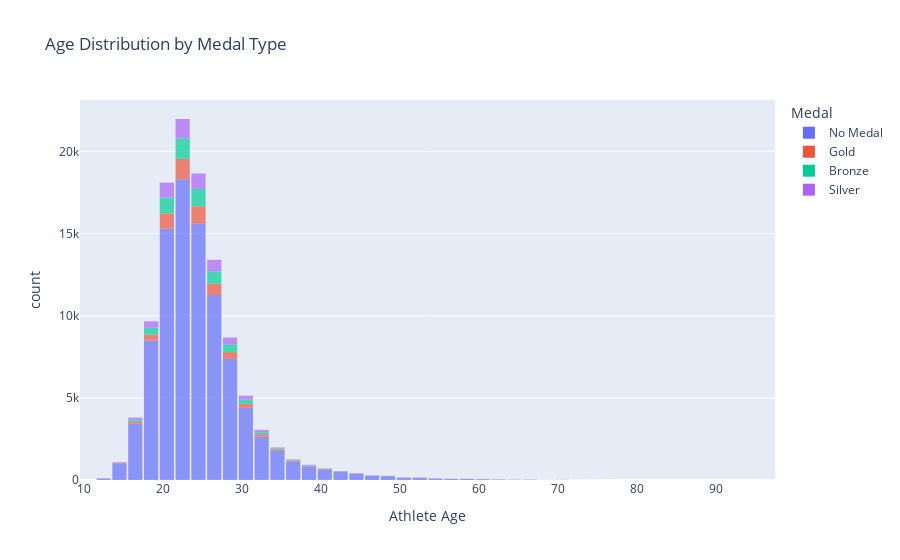

Notebook source saved alongside this figure:
### Code cell
import plotly.express as px
import pandas as pd

# Drop duplicates to get unique athletes
athlete_df = df.drop_duplicates(subset=['Name', 'region'])

# Add a column for Medal Type (Gold/Silver/Bronze/No Medal)
athlete_df['MedalType'] = athlete_df['Medal'].fillna('No Medal')

# Plot using Plotly Express with color split
fig = px.histogram(athlete_df, 
                   x='Age', 
                   color='MedalType',
                   nbins=50, 
                   title='Age Distribution by Medal Type',
                   labels={'Age': 'Athlete Age', 'MedalType': 'Medal'},
                   opacity=0.7)

fig.update_layout(bargap=0.1)
fig.show()

### Figure 1 — Plotly figure (JSON) as saved in the notebook; plotly's stock layout.template omitted (floating-point values rounded to 4 significant figures; data arrays with more than 128 entries replaced by an {"elided": "..."} marker saying what was removed)
{"data": [{"bingroup": "x", "hovertemplate": "Medal=No Medal<br>Athlete Age=%{x}<br>count=%{y}<extra></extra>", "legendgroup": "No Medal", "marker": {"color": "#636efa", "opacity": 0.7, "pattern": {"shape": ""}}, "name": "No Medal", "nbinsx": 50, "orientation": "v", "showlegend": true, "type": "histogram", "x": {"elided": "99820 float values"}, "xaxis": "x", "yaxis": "y"}, {"bingroup": "x", "hovertemplate": "Medal=Gold<br>Athlete Age=%{x}<br>count=%{y}<extra></extra>", "legendgroup": "Gold", "marker": {"color": "#EF553B", "opacity": 0.7, "pattern": {"shape": ""}}, "name": "Gold", "nbinsx": 50, "orientation": "v", "showlegend": true, "type": "histogram", "x": {"elided": "5655 float values"}, "xaxis": "x", "yaxis": "y"}, {"bingroup": "x", "hovertemplate": "Medal=Bronze<br>Athlete Age=%{x}<br>count=%{y}<extra></extra>", "legendgroup": "Bronze", "marker": {"color": "#00cc96", "opacity": 0.7, "pattern": {"shape": ""}}, "name": "Bronze", "nbinsx": 50, "orientation": "v", "showlegend": true, "type": "histogram", "x": {"elided": "5841 float values"}, "xaxis": "x", "yaxis": "y"}, {"bingroup": "x", "hovertemplate": "Medal=Silver<br>Athlete Age=%{x}<br>count=%{y}<extra></extra>", "legendgroup": "Silver", "marker": {"color": "#ab63fa", "opacity": 0.7, "pattern": {"shape": ""}}, "name": "Silver", "nbinsx": 50, "orientation": "v", "showlegend": true, "type": "histogram", "x": {"elided": "5569 float values"}, "xaxis": "x", "yaxis": "y"}], "layout": {"bargap": 0.1, "barmode": "relative", "legend": {"title": {"text": "Medal"}, "tracegroupgap": 0}, "title": {"text": "Age Distribution by Medal Type"}, "xaxis": {"anchor": "y", "domain": [0, 1], "title": {"text": "Athlete Age"}}, "yaxis": {"anchor": "x", "domain": [0, 1], "title": {"text": "count"}}}}
